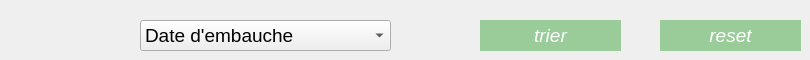
      <widget class="QWidget" name="tab_6">
       <attribute name="title">
        <string>trier</string>
       </attribute>
       <widget class="QComboBox" name="comboBoxTri">
        <property name="geometry">
         <rect>
          <x>140</x>
          <y>20</y>
          <width>251</width>
          <height>31</height>
         </rect>
        </property>
        <property name="font">
         <font>
          <pointsize>14</pointsize>
         </font>
        </property>
        <item>
         <property name="text">
          <string>Date d'embauche</string>
         </property>
         <property name="icon">
          <iconset theme="vert">
           <normaloff>.</normaloff>.</iconset>
         </property>
        </item>
        <item>
         <property name="text">
          <string>poste</string>
         </property>
        </item>
        <item>
         <property name="text">
          <string>statut</string>
         </property>
        </item>
       </widget>
       <widget class="QPushButton" name="tri">
        <property name="geometry">
         <rect>
          <x>480</x>
          <y>20</y>
          <width>141</width>
          <height>31</height>
         </rect>
        </property>
        <property name="font">
         <font>
          <family>Segoe UI</family>
          <pointsize>14</pointsize>
          <italic>true</italic>
         </font>
        </property>
        <property name="styleSheet">
         <string notr="true">QPushButton:checked {
    background-color: #99CC99; /* Couleur de fond lorsque le bouton est coché */
    color: white;              /* Couleur du texte souhaitée */
    border: 1px solid #99CC99; /* Bordure si nécessaire */
}
</string>
        </property>
        <property name="text">
         <string>trier</string>
        </property>
        <property name="checkable">
         <bool>true</bool>
        </property>
        <property name="checked">
         <bool>true</bool>
        </property>
       </widget>
       <widget class="QPushButton" name="resetButton">
        <property name="geometry">
         <rect>
          <x>660</x>
          <y>20</y>
          <width>141</width>
          <height>31</height>
         </rect>
        </property>
        <property name="font">
         <font>
          <family>Segoe UI</family>
          <pointsize>14</pointsize>
          <italic>true</italic>
         </font>
        </property>
        <property name="styleSheet">
         <string notr="true">QPushButton:checked {
    background-color: #99CC99; /* Couleur de fond lorsque le bouton est coché */
    color: white;              /* Couleur du texte souhaitée */
    border: 1px solid #99CC99; /* Bordure si nécessaire */
}
</string>
        </property>
        <property name="text">
         <string>reset</string>
        </property>
        <property name="checkable">
         <bool>true</bool>
        </property>
        <property name="checked">
         <bool>true</bool>
        </property>
       </widget>
      </widget>
